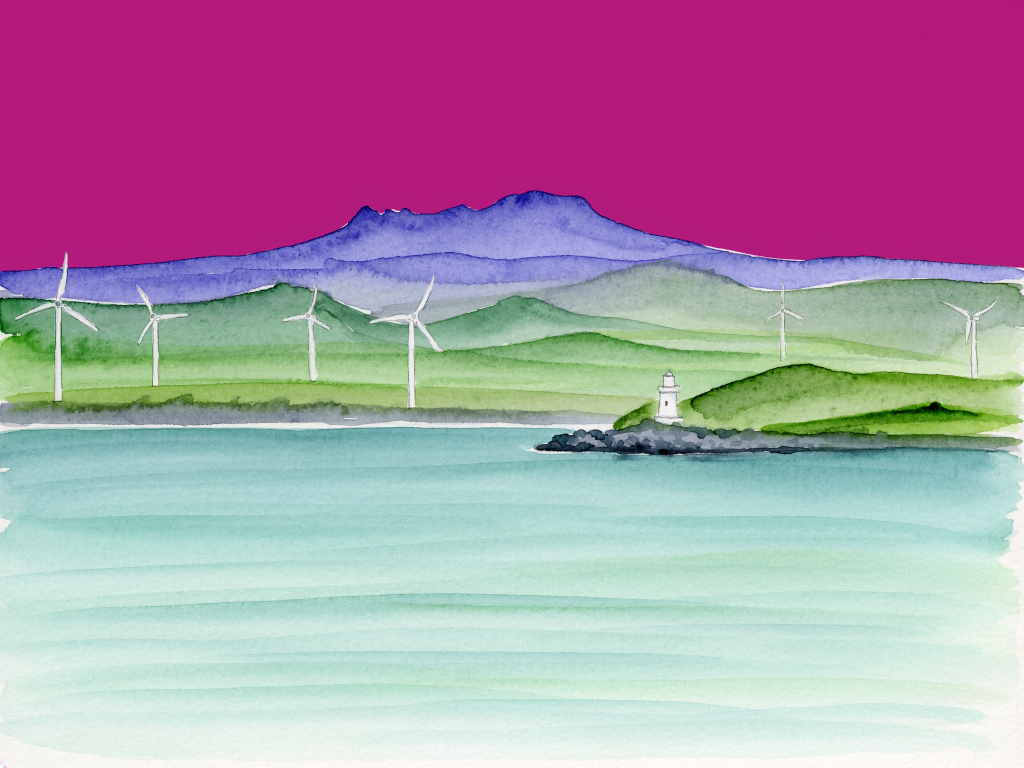
#> input picture Tools/FireflyArt/Far_Coast_key.png, 2048 x 1536 px (shown at 1/2 size); its folder holds only this picture in this run
$ python process_far.py
#> lines starting #> are read from the running program, lines starting #| are printed output that depends on the picture; after the words box and inside, x2 and y2 are one past the last pixel; in counts of white or black regions, pixels touching at a corner belong together
"""Far_<Set>_key.png (마젠타 하늘 위 원경) → Resources/CoastRun/Far_<Set>.png (RGBA, 2048 폭, 아래 페이드).
   Far_Town_NOON과 같은 규격: 하늘 투명, 산 능선부터 아래로 불투명, 맨 아래 20%는 3D 바다로 녹아들게 페이드."""
import glob, os
import numpy as np
from PIL import Image, ImageFilter

HERE = os.path.dirname(os.path.abspath(__file__))
OUT = os.path.join(HERE, "..", "..", "Assets", "Resources", "CoastRun")

def key_mask(a):
    key = np.median(np.concatenate([a[:8, :].reshape(-1, 3), a[:40, :8].reshape(-1, 3)]), axis=0)
    d = np.abs(a - key).sum(axis=2)
    r, g, b = a[..., 0], a[..., 1], a[..., 2]
    pink = (r > 150) & (g < 110) & (b > 90) & (r - g > 90)
    return (d < 100) | pink   # True = sky(key)

for path in sorted(glob.glob(os.path.join(HERE, "Far_*_key.png"))):
    name = os.path.basename(path)[:-8]            # Far_Coast
    im = Image.open(path).convert("RGB")
#> im is the input picture: PIL image 2048x1536 RGB; mean R, G, B 174.4, 145.9, 169.7
    W, H = im.size
#> W = 2048; H = 1536
    a = np.asarray(im).astype(np.int16)
    sky = key_mask(a)
#> in key_mask, `key = np.median(np.concatenate([a[:8, :].reshape(-1, 3), a[:40, :8].re..`: key = [179, 25, 122]
#> in key_mask, `pink = (r > 150) & (g < 110) & (b > 90) & (r - g > 90)`:
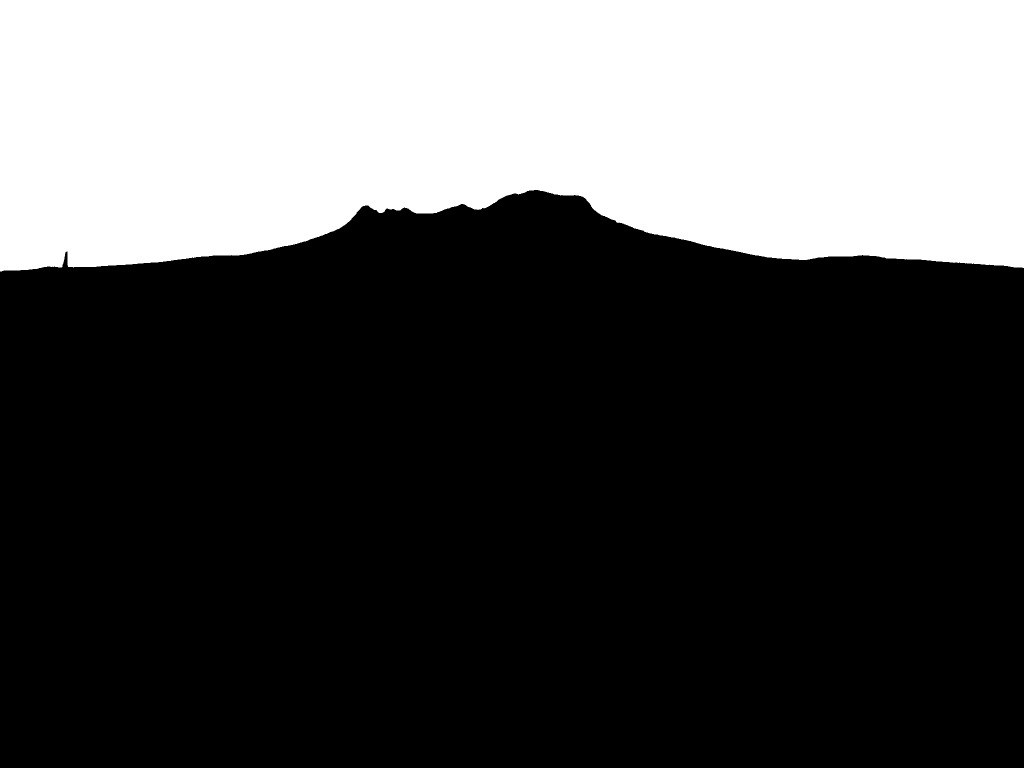
#> pink: shape (1536, 2048) bool (shown at 1/2 size); 31.5% white; 1 white region, box (x1, y1, x2, y2) and area: (0, 0, 2048, 543) 990788
#> in key_mask, `return (d < 100) | pink`: returned value: shape (1536, 2048) bool; 31.5% white; 1 white region, box (x1, y1, x2, y2) and area: (0, 0, 2048, 543) 991463
    # 열마다 첫 비-하늘 픽셀 = 능선. 그 위는 투명, 아래는 불투명.
    first = np.where((~sky).any(axis=0), (~sky).argmax(axis=0), H - 1)
#> first = 2048 values, max 543 at index 0, min 381 at index 1060, mean 484.1
    from scipy.ndimage import median_filter
    first = median_filter(first, size=31, mode="nearest")
#> first = 2048 values, max 543 at index 0, min 381 at index 1060, mean 484.2
    yy = np.arange(H)[:, None]
#> yy = 1536 values from 0 to 1535
    alpha = np.clip((yy - first[None, :] + 6) / 12.0, 0, 1)
    # 능선 근처 키색 번짐 제거: 키 마스크인 픽셀은 알파 0
    alpha = np.where(sky & (yy < first[None, :] + 20), 0, alpha)
    fade = np.clip((0.99 - yy / H) / 0.20, 0, 1)
    alpha = alpha * fade
    alpha_img = Image.fromarray((alpha * 255).astype(np.uint8)).filter(ImageFilter.GaussianBlur(1.2))
    rgb = a.astype(np.float32)
    # 마젠타 프린지 중화
    pr, pg, pb = rgb[..., 0], rgb[..., 1], rgb[..., 2]
    fringe = ((pr - pg) > 60) & ((pb - pg) > 40)
#> fringe: shape (1536, 2048) bool; 31.5% white; 3 white regions (2 under 20 px), largest, box (x1, y1, x2, y2) and area: (0, 0, 2048, 543) 992044
    if fringe.any():
        blurred = np.asarray(im.filter(ImageFilter.MedianFilter(9))).astype(np.float32)
        rgb[fringe] = blurred[fringe]
    rgba = np.dstack([np.clip(rgb, 0, 255), np.asarray(alpha_img).astype(np.float32)])
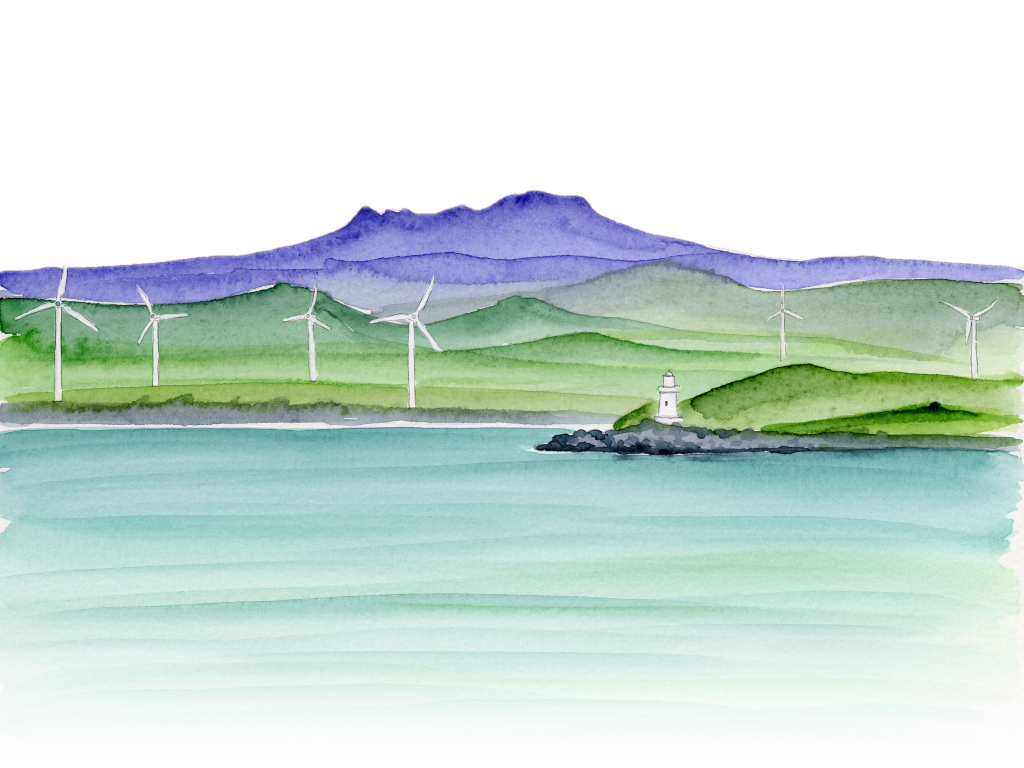
#> rgba: shape (1536, 2048, 4) float32 (shown at 1/2 size); mean R, G, B, A 173.8, 145.5, 169.5, 146.7; transparent parts drawn white
    out = Image.fromarray(rgba.astype(np.uint8), "RGBA")
    al = np.asarray(out)[..., 3]
    rows = np.where(al.max(axis=1) > 8)[0]
#> rows = 1131 values from 379 to 1509
    top = max(0, rows.min() - 8)
#> top = 371
    out = out.crop((0, top, W, H))
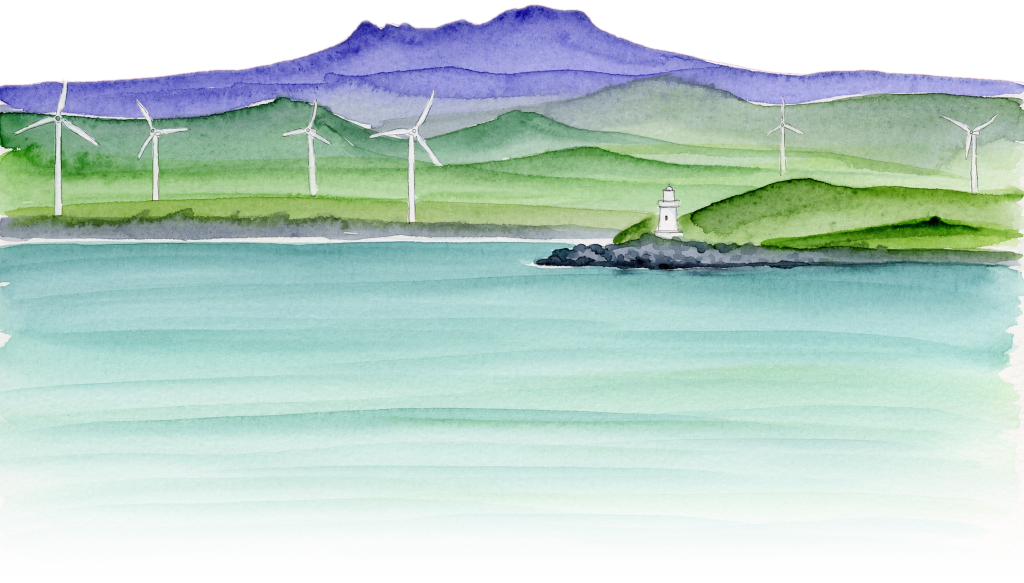
#> out: PIL image 2048x1165 RGBA (shown at 1/2 size); mean R, G, B, A 173, 184.5, 184.8, 192.8; transparent parts drawn white
    # 해안선 찾기: 능선 아래에서 열의 60% 이상이 '바다색'(청록·파랑, R 낮음)인 첫 줄. Far_Town 규격상 해안선 = 높이의 72%.
    o = np.asarray(out).astype(np.int16)
    r, g, b = o[..., 0], o[..., 1], o[..., 2]
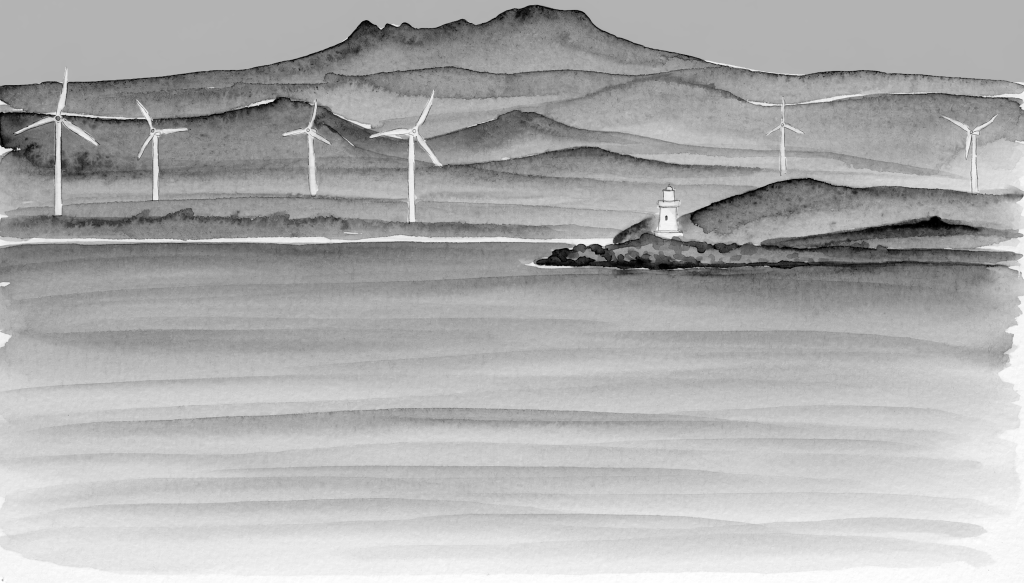
#> r: shape (1165, 2048) int16 (shown at 1/2 size); min 0, max 255, mean 173
#> g: shape (1165, 2048) int16
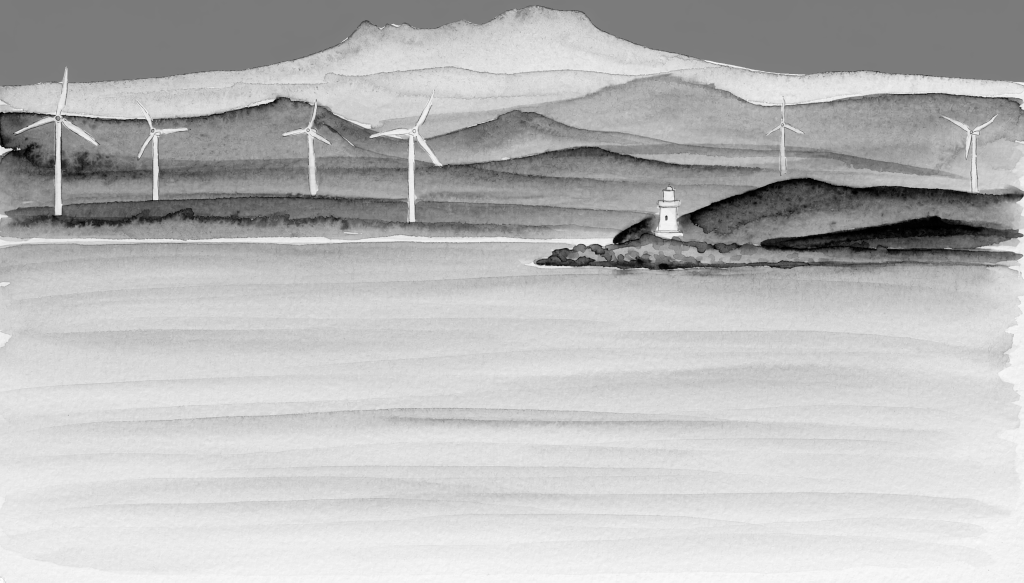
#> b: shape (1165, 2048) int16 (shown at 1/2 size); min 0, max 255, mean 184.8
    sea = ((b + g) // 2 - r > 25) & (o[..., 3] > 128) & (b > 90)
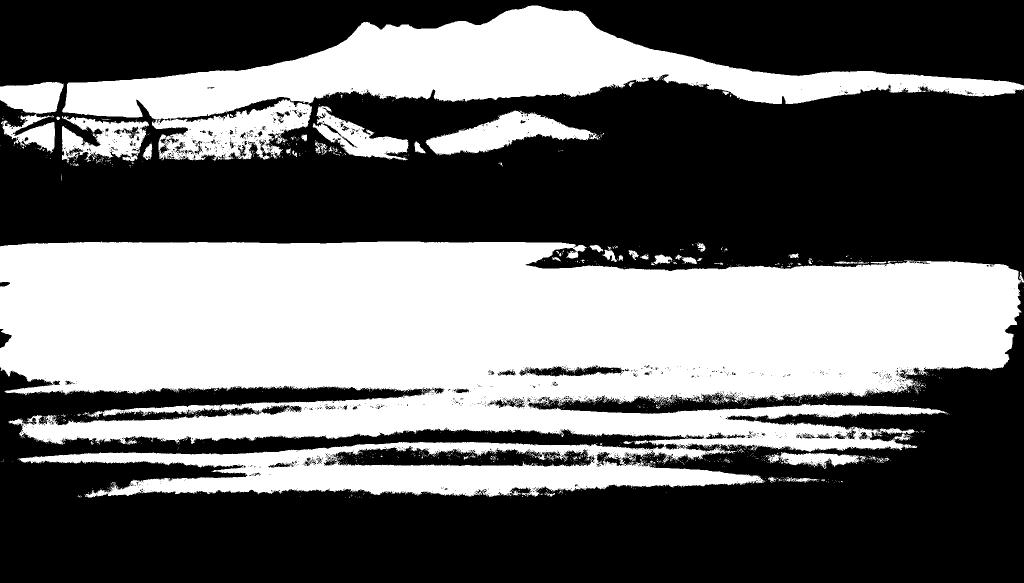
#> sea: shape (1165, 2048) bool (shown at 1/2 size); 40.7% white; 1689 white regions (1629 under 20 px), largest, box (x1, y1, x2, y2) and area: (0, 483, 2048, 995) 735259, (124, 11, 2048, 321) 183418, (851, 220, 1197, 311) 13459
    frac = sea.mean(axis=1)
#> frac = 1165 values, max 0.999 at index 561, min 0 at index 0, mean 0.407
    h2 = out.size[1]
#> h2 = 1165
    shore = None
    for y in range(int(h2 * 0.3), h2 - 10):
        if (frac[y:y + 10] > 0.6).all():
            shore = y; break
    if shore is not None:
        keep = min(h2, int(shore / 0.72))
#> keep = 726
        out = out.crop((0, 0, W, keep))
#> out: PIL image 2048x726 RGBA
        # 아래 20% 페이드를 새 높이 기준으로 다시 적용
        arr = np.asarray(out).astype(np.float32)
        yy2 = np.arange(out.size[1])[:, None] / out.size[1]
#> yy2 = 726 values from 0 to 0.999
        arr[..., 3] *= np.clip((0.99 - yy2) / 0.20, 0, 1)
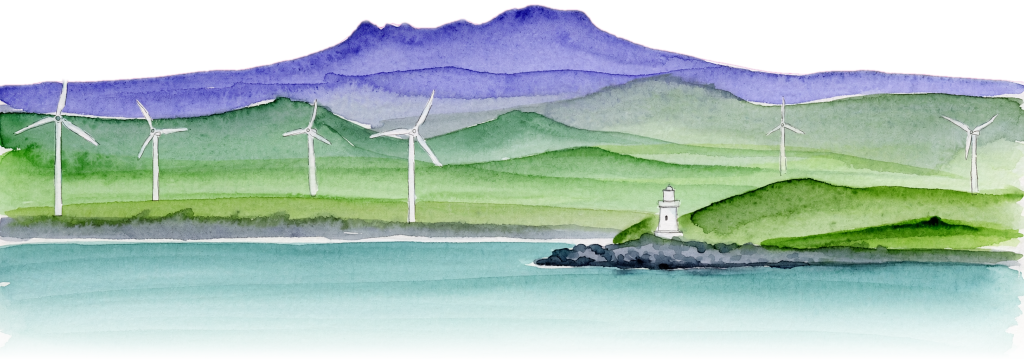
#> arr: shape (726, 2048, 4) float32 (shown at 1/2 size); mean R, G, B, A 152.2, 155.3, 161.8, 187.3; transparent parts drawn white
        out = Image.fromarray(arr.astype(np.uint8), "RGBA")
        print(" shoreline at", shore, "→ height", keep)
#|  shoreline at 523 → height 726
    # 해안선이 없는 세트(마을·오름·숲)는 위 820px만 남긴다 — 아래 근경은 3D 마을/길에 가려진다.
    if shore is None and out.size[1] > 820:
        out = out.crop((0, 0, W, 820))
        arr = np.asarray(out).astype(np.float32)
        yy2 = np.arange(820)[:, None] / 820
        arr[..., 3] *= np.clip((0.99 - yy2) / 0.20, 0, 1)
        out = Image.fromarray(arr.astype(np.uint8), "RGBA")
    if out.size[0] != 2048:
        out = out.resize((2048, int(out.size[1] * 2048 / out.size[0])), Image.LANCZOS)
    dst = os.path.join(OUT, name + ".png")
    out.save(dst, optimize=True)
    print("wrote", dst, out.size)
#| wrote Tools/FireflyArt/../../Assets/Resources/CoastRun/Far_Coast.png (2048, 726)
